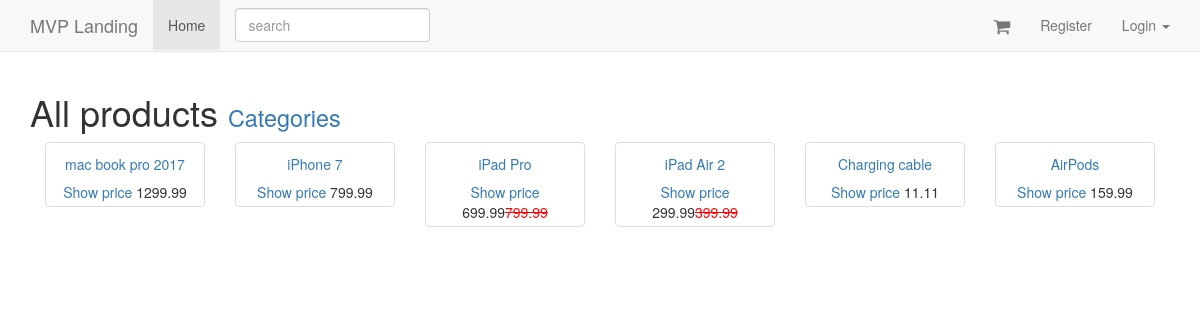
Screenshot of /products/ with the database file from the repository.
### products/models.py (models this page shows, shortened)
class Product(models.Model):
	title = models.CharField(max_length=120)
	description = models.TextField(blank=True, null=True)
	price = models.DecimalField(decimal_places=2, max_digits=20)
	active = models.BooleanField(default=True)
	categories = models.ManyToManyField('Category', blank=True)
	default = models.ForeignKey('Category', related_name="default_category", null=True, blank=True)
	objects = ProductManager()
	class Meta:
		ordering = ["-title"]
	def __str__(self):
		return self.title
	def get_absolute_url(self):
		return reverse("product_detail", kwargs={"pk": self.pk})
	def get_image_url(self):
		img = self.productimage_set.first()
		if img:
			return img.image.url
		return img

class Variation(models.Model):
	product = models.ForeignKey(Product)
	title = models.CharField(max_length=120)
	price = models.DecimalField(decimal_places=2, max_digits=20)
	sale_price = models.DecimalField(decimal_places=2, max_digits=20, null=True, blank=True)
	active = models.BooleanField(default=True)
	inventory = models.IntegerField(null=True, blank=True) # refer - 1 = unlimited amount
	def get_html_price(self):
		if self.sale_price is not None:
			html_text = "<span class='sale-price'>{}</span><span class='original-price'>{}</span>".format(self.sale_price, self.price)
		else:
			html_text = "<span class='price'>{}</span>".format(self.price)
		return mark_safe(html_text)

### products/views.py (the view, shortened to what this page needs)
class ProductListView(ListView):
	model = Product
	def get_context_data(self, *args, **kwargs):
		context = super().get_context_data()
		print(context)
		context["now"] = timezone.now
		context["query"] = self.request.GET.get("q")
		return context
	def get_queryset(self, *args, **kwargs):
		qs = super().get_queryset(*args, **kwargs)
		query = self.request.GET.get("q")
		return qs

### products/models.py (called while the page is built)
	def active(self):
		return self.filter(active=True)

	def get_queryset(self):
		return ProductQuerySet(self.model, using=self._db)

	def all(self):
		return self.get_queryset().active()

### products/templates/products/product_list.html
{% extends 'base.html' %} {% block content %}
<br>
<h1>All products <small><a href="{% url 'categories' %}">Categories</a></small></h1>
{% include 'products/products.html' with object_list=object_list %}
{% endblock %}

### products/templates/products/products.html
 {% for object in object_list %}
<div class="col-xs-2 {{ col_class_set }}">
    {% include 'products/product_thumbnail.html' with object=object price="True" %}
</div>
{% endfor %}

### products/templates/products/product_thumbnail.html (shortened to what this page needs)
<div class="thumbnail text-center">
    <h5><a href="{{ object.get_absolute_url }}">{{ object.title }}</a></h5>
    {% if price == "True" %}
    	<a href="">Show price</a>
    	{{ object.variation_set.first.get_html_price }}
    {% endif %}
</div>

### static/our_static/css/navbar-static-top.css (style rules this page uses)
body { min-height: 2000px; }

### static/our_static/css/custom.css (style rules this page uses)
.original-price { color: red; text-decoration: line-through; }

### rows the page displays
Product: title "mac book pro 2017", variation_set.first.get_html_price "1299.99"
Product: title "iPhone 7", variation_set.first.get_html_price "799.99"
Product: title "iPad Pro", variation_set.first.get_html_price "699.99 799.99"
Product: title "iPad Air 2", variation_set.first.get_html_price "299.99 399.99"
Product: title "Charging cable", variation_set.first.get_html_price "11.11"
Product: title "AirPods", variation_set.first.get_html_price "159.99"
